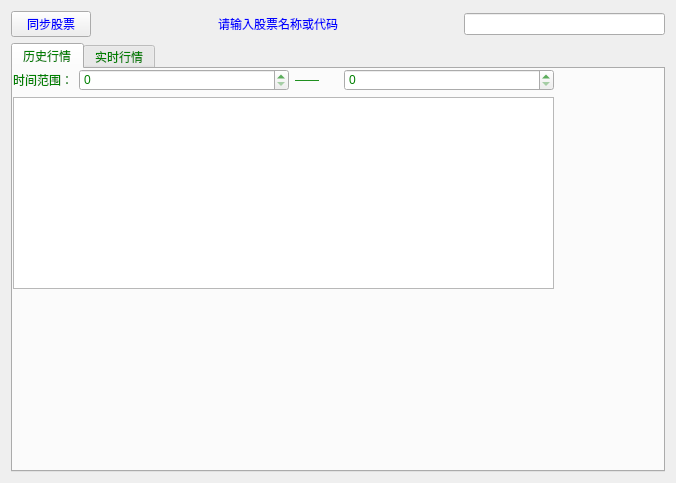
<?xml version="1.0" encoding="UTF-8"?>
<ui version="4.0">
 <class>Form</class>
 <widget class="QWidget" name="Form">
  <property name="geometry">
   <rect>
    <x>0</x>
    <y>0</y>
    <width>676</width>
    <height>483</height>
   </rect>
  </property>
  <property name="windowTitle">
   <string>My Form</string>
  </property>
  <property name="styleSheet">
   <string notr="true">*{
	color:blue
}</string>
  </property>
  <layout class="QVBoxLayout" name="verticalLayout_2">
   <item>
    <layout class="QHBoxLayout" name="horizontalLayout_2" stretch="1,3,1,3,5">
     <item>
      <widget class="QPushButton" name="pushButton">
       <property name="styleSheet">
        <string notr="true">*{
	cloor:blue

}</string>
       </property>
       <property name="text">
        <string>同步股票</string>
       </property>
      </widget>
     </item>
     <item>
      <spacer name="horizontalSpacer">
       <property name="orientation">
        <enum>Qt::Orientation::Horizontal</enum>
       </property>
       <property name="sizeHint" stdset="0">
        <size>
         <width>40</width>
         <height>20</height>
        </size>
       </property>
      </spacer>
     </item>
     <item>
      <widget class="QLabel" name="label_3">
       <property name="text">
        <string>请输入股票名称或代码</string>
       </property>
      </widget>
     </item>
     <item>
      <spacer name="horizontalSpacer_2">
       <property name="orientation">
        <enum>Qt::Orientation::Horizontal</enum>
       </property>
       <property name="sizeHint" stdset="0">
        <size>
         <width>40</width>
         <height>20</height>
        </size>
       </property>
      </spacer>
     </item>
     <item>
      <widget class="QLineEdit" name="lineEdit"/>
     </item>
    </layout>
   </item>
   <item>
    <widget class="QTabWidget" name="tabWidget">
     <property name="styleSheet">
      <string notr="true">*{
	color:green

}</string>
     </property>
     <property name="currentIndex">
      <number>0</number>
     </property>
     <widget class="QWidget" name="tab_1">
      <attribute name="title">
       <string>历史行情</string>
      </attribute>
      <widget class="QWidget" name="">
       <property name="geometry">
        <rect>
         <x>0</x>
         <y>0</y>
         <width>541</width>
         <height>281</height>
        </rect>
       </property>
       <layout class="QVBoxLayout" name="verticalLayout" stretch="1,0,5">
        <item>
         <layout class="QHBoxLayout" name="horizontalLayout" stretch="1,5,1,5">
          <item>
           <widget class="QLabel" name="label">
            <property name="text">
             <string>时间范围：</string>
            </property>
           </widget>
          </item>
          <item>
           <widget class="QSpinBox" name="time_begin">
            <property name="frame">
             <bool>true</bool>
            </property>
           </widget>
          </item>
          <item>
           <widget class="QLabel" name="label_2">
            <property name="text">
             <string>——</string>
            </property>
           </widget>
          </item>
          <item>
           <widget class="QSpinBox" name="time_end"/>
          </item>
         </layout>
        </item>
        <item>
         <widget class="QTextBrowser" name="textBrowser"/>
        </item>
        <item>
         <widget class="QWidget" name="widget" native="true"/>
        </item>
       </layout>
      </widget>
     </widget>
     <widget class="QWidget" name="tab_2">
      <attribute name="title">
       <string>实时行情</string>
      </attribute>
      <widget class="QWidget" name="widget_2" native="true">
       <property name="geometry">
        <rect>
         <x>10</x>
         <y>0</y>
         <width>651</width>
         <height>421</height>
        </rect>
       </property>
      </widget>
     </widget>
    </widget>
   </item>
  </layout>
 </widget>
 <resources/>
 <connections/>
</ui>
